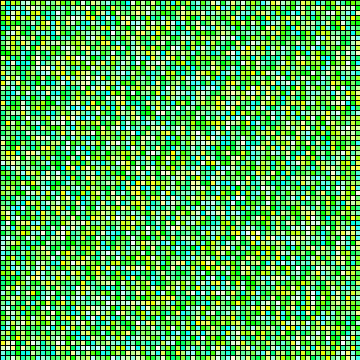
Frame 1 (no input)
Frame 60 (the mouse pressed at the canvas centre just before this capture): identical to frame 1, image omitted
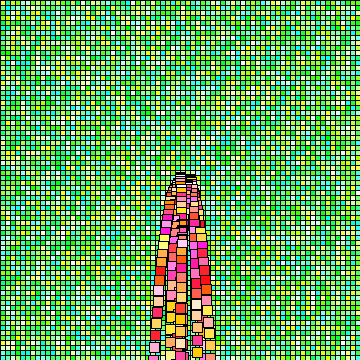
Frame 120 (the mouse held since frame 60 and released just before this capture)

The Processing sketch that drew these frames (run headless with seeded random() and noise(); from frame 60 on, the mouse is pressed at the canvas centre):

// Processing sketch: processing_93520
// ── processing_93520.pde

ArrayList particles;
ArrayList falldown;
ArrayList falling; //inserted AW

void setup(){
  size(360, 360);
  particles = new ArrayList<Particle>();
  
  falling = new ArrayList<Particle>();  //inserted AW
  
  
  // creates a grid of green "particles"
  for(int i=0; i<360; i=i+5){
    for(int j=0; j<360; j=j+5){
      Particle p = new Particle(new PVector(i, j));
      particles.add(p);
      fill(random(255), 255, random(255));
      rect(i,j,10,10);
    }
  }

}

void draw(){
   
  if(mousePressed){
    //fallDown(mouseX, mouseY);
     falldown = fallDown2(mouseX, mouseY);
    for (int i = 0; i < falldown.size(); i++) {
    Particle p = (Particle)falldown.get(i);
    falling.add(p);
   // p.run();
    }
  } 
  
  // inserted AW:
  for (int i=0; i<falling.size(); i++) {
   Particle p = (Particle)falling.get(i);
   p.run();
  }
  
}

ArrayList<Particle> fallDown2(int x, int y){
// creates a second arraylist with falling particles
  ArrayList fall = new ArrayList<Particle>();
  for(int i=0; i<particles.size(); i++){
    Particle p = (Particle)particles.get(i);
    if((p.location.x > x-10 && p.location.x < x+10) && (p.location.y > y-10 && p.location.y < y+10)){
      fall.add(p);
      fill(255);
      rect(p.location.x, p.location.y, 10, 10);
      
    }
  }
  return fall;
}


void fallDown(int x, int y){
  for(int i=0; i<particles.size(); i++){
    Particle p = (Particle)particles.get(i);
    if((p.location.x > x-10 && p.location.x < x+10) && (p.location.y > y-10 && p.location.y < y+10)){
      p.run();
      
    }
  }
}

class Particle {
  PVector location;
  PVector velocity;
  PVector acceleration;

  Particle(PVector l) {
    //[offset-up] For demonstration purposes we assign the Particle an initial velocity and constant acceleration.
    acceleration = new PVector(0,0.5);
    velocity = new PVector(random(-1,1),random(-2,0));
    location = l.get();

  }

  void run() {
   
    update();
    display();
  
  }

  void update() {
    velocity.add(acceleration);
    location.add(velocity);    
    }
  
    void display() {
    fill(255, random(255), random(255));
    stroke(0);
    rect(location.x,location.y,10,10);
  }  
    
  }
